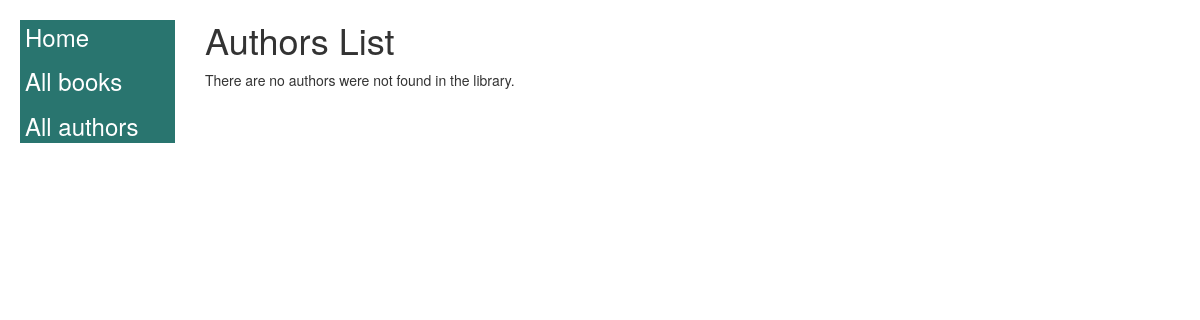
The app's page /catalog/authors/, older data.
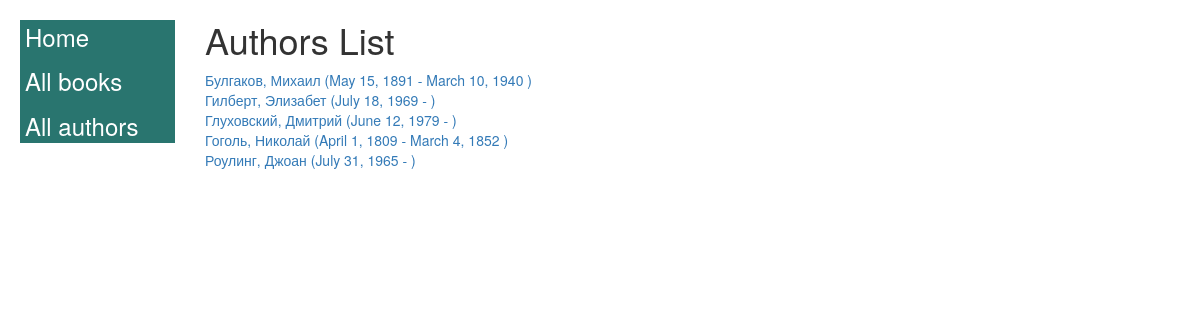
The same page, newer data.
### catalog/models.py (models this page shows)
class Author(models.Model):
    first_name = models.CharField(max_length=100)
    last_name = models.CharField(max_length=100)
    date_of_birth = models.DateField(null=True, blank=True)
    date_of_death = models.DateField('Died', null=True, blank=True)
    def get_absolute_url(self):
        return reverse('author-detail', args=[str(self.id)])
    def __str__(self):
        return '{0}, {1}'.format(self.last_name, self.first_name)
    class Meta:
        ordering = ['last_name']

### catalog/views.py (the view)
class AuthorListView(generic.ListView):
    model = Author
    paginate_by = 5

### catalog/templates/catalog/author_list.html
{% extends 'base.html' %}
{% block content %}
<h1>Authors List</h1>
{% if author_list %}
<ul>
    {% for author in author_list %}
    <li>
        <a href="{{ author.get_absolute_url }}">
            {{ author }} ({{ author.date_of_birth }} - {% if author.date_of_death %}{{author.date_of_death}}
            {% endif %})
        </a>
    </li>
    {% endfor %}
</ul>
{% else %}
<p>There are no authors were not found in the library.</p>
{% endif %}
{% endblock %}

### catalog/templates/base.html (shortened to what this page needs)
<!DOCTYPE html>
<html lang="en">
<head>
    <link rel="stylesheet" href="https://maxcdn.bootstrapcdn.com/bootstrap/3.3.7/css/bootstrap.min.css">
    {% load static%}
    <link rel="stylesheet" href="{% static 'css/style.css' %}">
</head>
<body>
    <div class="row ">
        <div class="col-sm-2">
            {% block sidebar %}
            <ul class="sidebar_nav ">
                <li class="nav_item"><a href="{% url 'index' %}">Home</a></li>
                <li class="nav_item"><a href="{% url 'books' %}">All books</a></li>
                <li class="nav_item"><a href="{% url 'authors' %}">All authors</a></li>
            </ul>
            {% endblock %}
        </div>
        <div class="col-sm-10">
            {% block content %}
            {% endblock %}
        </div>
    </div>
</body>
</html>

### catalog/static/css/style.css (style rules this page uses)
* { margin: 0; padding: 0; box-sizing: border-box; }
ul, ol, li { list-style: none; }
.sidebar_nav { margin-top: 20px; margin-left: 20px; padding: 0; background-color: #29756f; }
.nav_item a { text-decoration: none; padding: 5px; color: #ffffff; font-size: 24px; }
.nav_item:nth-child(1n + 1) { margin-bottom: 10px; }

Row changes from the older to the newer data that the page shows:
added Author: last_name+first_name "Булгаков, Михаил", date_of_birth "May 15, 1891", date_of_death "March 10, 1940"
added Author: last_name+first_name "Гилберт, Элизабет", date_of_birth "July 18, 1969"
added Author: last_name+first_name "Глуховский, Дмитрий", date_of_birth "June 12, 1979"
added Author: last_name+first_name "Гоголь, Николай", date_of_birth "April 1, 1809", date_of_death "March 4, 1852"
added Author: last_name+first_name "Роулинг, Джоан", date_of_birth "July 31, 1965"
Text that changed along with them:
text no longer shown: "There are no authors were not found in the library."
